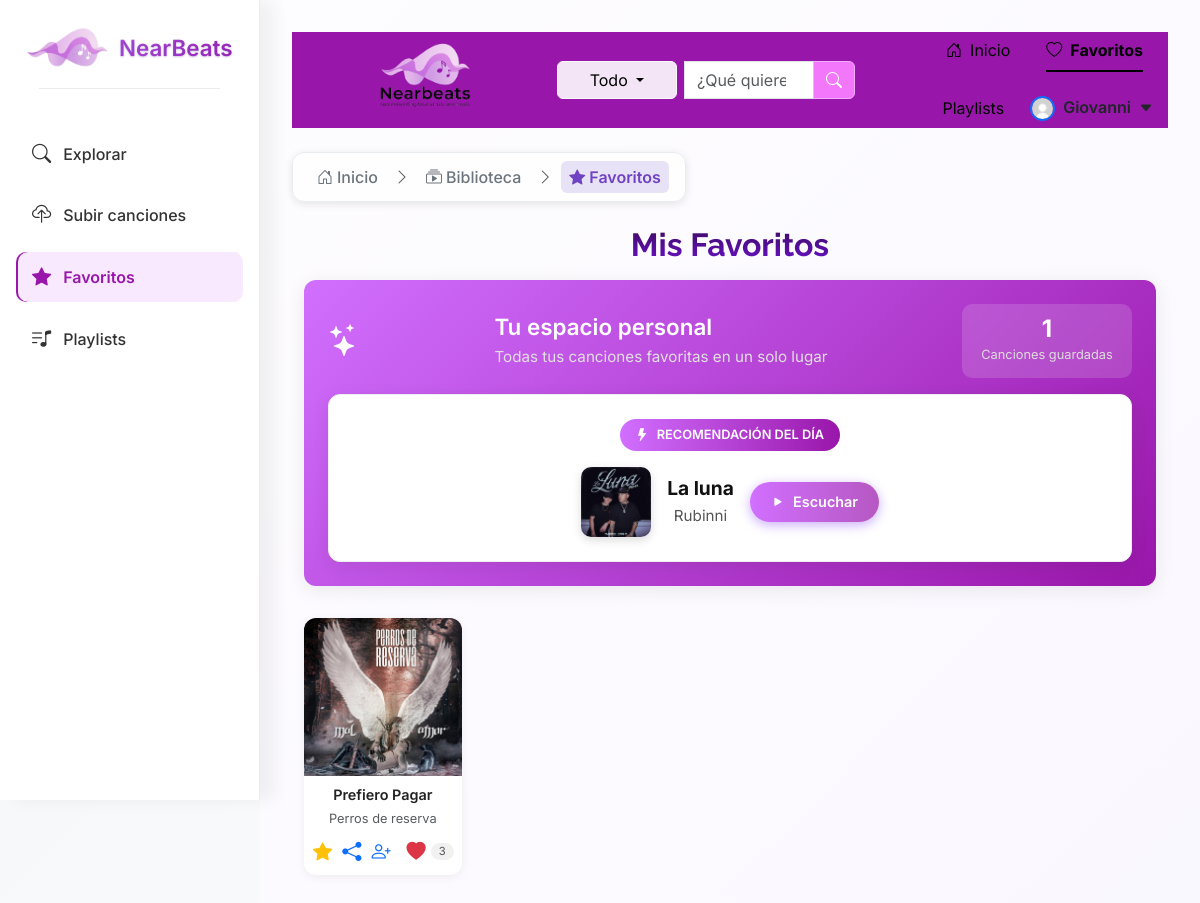
The app's page /favorites/ (signed in) with its own data.
### usuarios/models.py (models this page shows, shortened)
class Usuario(AbstractBaseUser, PermissionsMixin):
    ROLES = (
        ('Artista', 'Artista'),
        ('Oyente', 'Oyente'),
    )
    email = models.EmailField(unique=True)             # User's email (unique identifier)
    nombre = models.CharField(max_length=100)          # User's name
    rol = models.CharField(max_length=10, choices=ROLES)  # User role: Artista or Oyente
    is_active = models.BooleanField(default=True)      # Can the user log in?
    is_staff = models.BooleanField(default=False)      # Can access Django admin?
    objects = UsuarioManager()                         # Link to custom manager
    USERNAME_FIELD = 'email'                           # Use email as login identifier
    REQUIRED_FIELDS = ['nombre', 'rol']                # Fields required when creating a superuser

### library/models.py (models this page shows, shortened)
class Song(models.Model):
    title = models.CharField(max_length=300)
    artist_name = models.CharField(max_length=100)
    genre = models.CharField(max_length=50)
    lyrics = models.TextField(blank=True)
    audio_file = models.FileField(upload_to="songs/audio/")
    cover_image = models.ImageField(
        upload_to="songs/covers/",
        blank=True,
        null=True
    )
    mood = models.CharField(
    max_length=50,
    choices= [
    ("feliz", "Feliz"),
    ("triste", "Triste"),
    ("romantico", "Romántico"),
    ("melancolico", "Melancólico"),
    ("nostalgico", "Nostálgico"),
    ("solitario", "Solitario"),
    ("ruptura", "Ruptura"),
    ],
    blank=True
)
    created_at = models.DateTimeField(auto_now_add=True)
    copyright = models.CharField(max_length=255, blank=True, null=True)

### library/views.py (the view)
# urls.py: path("favorites/", libraryViews.see_favorites_list, name="favorites"),
@login_required
def see_favorites_list(request):  #see_favorites_list
    favorites = Favorite.objects.filter(user=request.user).select_related("song")
    songs = [fav.song for fav in favorites]
    for song in songs:
        song.likes_count = Like.objects.filter(song=song).count()
        song.is_liked = Like.objects.filter(song=song, user=request.user).exists()
        song.is_favorited = True
    all_songs = Song.objects.exclude(id__in=[song.id for song in songs])
    cache_key = f"recommended_song_user_{request.user.id}"
    recommended_song = cache.get(cache_key)
    if not recommended_song:
        if all_songs.exists():
            recommended_song = random.choice(all_songs)
            cache.set(cache_key, recommended_song, 24*60*60)
    return render(request, "favorites.html", {
        "songs": songs,
        "recommended_song": recommended_song
    })

### library/templates/favorites.html (shortened to what this page needs)
{% extends "base_library.html" %}
{% load static %}
{% block page_icon %}bi bi-star-fill{% endblock %}
{% block page_name %}Favoritos{% endblock %}
{% block content %}
<div class="container-fluid mt-4">
  <h1 class="favorites-title mb-3">
     Mis Favoritos
  </h1>
  <div class="favorites-header-section mb-4">
    <div class="favorites-banner">
      <div class="banner-content">
        <div class="banner-icon">
          <i class="bi bi-stars"></i>
        </div>
        <div class="banner-text">
          <h3>Tu espacio personal</h3>
          <p>Todas tus canciones favoritas en un solo lugar</p>
        </div>
        <div class="banner-stats">
          <div class="stat">
            <span class="number">{{ songs|length }}</span>
            <span class="label">Canciones guardadas</span>
          </div>
        </div>
      </div>
      {% if recommended_song %}
      <div class="recommendation-container">
        <div class="recommendation-content">
          <div class="recommendation-badge">
            <i class="bi bi-lightning-fill"></i>
            Recomendación del día
          </div>
          <div class="recommendation-song">
            <div class="song-cover-small">
              {% if recommended_song.cover_image %}
                <img src="{{ recommended_song.cover_image.url }}" alt="{{ recommended_song.title }}">
              {% else %}
                <img src="{% static 'images/sin_portada.png' %}" alt="Sin portada">
              {% endif %}
            </div>
            <div class="song-details">
              <div class="song-title">{{ recommended_song.title }}</div>
              <div class="song-artist">{{ recommended_song.artist_name }}</div>
            </div>
            <button class="btn-play-recommendation"
                    data-audio="{{ recommended_song.audio_file.url }}"
                    data-title="{{ recommended_song.title }}"
                    data-artist="{{ recommended_song.artist_name }}">
              <i class="bi bi-play-fill"></i>
              Escuchar
            </button>
          </div>
        </div>
      </div>
      {% endif %}
    </div>
  </div>
  <div class="row row-cols-2 row-cols-sm-3 row-cols-md-4 row-cols-lg-5 g-3">
    {% for song in songs %}
      <div class="col d-flex justify-content-center song-item" id="song-{{ song.id }}">
        <div class="song-card h-100 d-flex flex-column">
          <div class="song-cover">
            {% if song.cover_image %}
              <img src="{{ song.cover_image.url }}" alt="{{ song.title }}">
            {% else %}
              <img src="{% static 'images/sin_portada.png' %}" alt="Sin portada">
            {% endif %}
          </div>
          <div class="song-info text-center p-2">
            <div class="song-title fw-semibold text-truncate">{{ song.title }}</div>
            <div class="song-artist text-muted small text-truncate">{{ song.artist_name }}</div>
          </div>
          {% if user.is_authenticated %}
            <div class="d-flex justify-content-between align-items-center px-2 pb-2">
              <div class="d-flex gap-2">
                <button class="btn btn-link p-0 favorite-btn" data-song-id="{{ song.id }}">
                  <i class="bi bi-star{% if song.is_favorited %}-fill text-warning{% endif %}" style="font-size: 1.2rem;"></i>
                </button>
                <button class="btn btn-link p-0 share-btn" data-song-id="{{ song.id }}" onclick="share_song('{{ song.title }}')">
                  <i class="bi bi-share-fill" style="font-size: 1.2rem;"></i>
                </button>
                <button class="btn btn-link p-0 follow-btn" data-artist-id="{{ song.artist_name }}" onclick="follow_artist(this)">
                  <i class="bi bi-person-plus{% if song.is_followed %}-fill text-success{% endif %}" style="font-size: 1.2rem;"></i>
                </button>
              </div>
              <div class="d-flex align-items-center gap-1">
                <button class="btn btn-link p-0 like-btn" data-song-id="{{ song.id }}">
                  <i class="bi bi-heart{% if song.is_liked %}-fill text-danger{% endif %}" style="font-size: 1.2rem;"></i>
                </button>
                <span id="likes-count-{{ song.id }}"
                      class="px-2 py-0 rounded-pill"
                      style="font-size: 0.7rem; background-color: #f1f1f1; color: #555;">
                  {{ song.likes_count }}
                </span>
              </div>
            </div>
          {% endif %}
        </div>
      </div>
    {% endfor %}
  </div>
</div>
{% endblock %}

### main/templates/main/main_navbar.html (shortened to what this page needs)
{% load static %}
<nav class="main-navbar d-flex justify-content-between align-items-center" style="padding-left: 2px;">
    <a href="{% url 'home' %}" class="navbar-brand d-inline-flex align-items-center">
        <img src="{% static 'images/NearBeatsLogo.png' %}" alt="NearBeats Logo" style="max-height: 150px;">
    </a>
    {% if request.resolver_match.url_name != 'upload_songs' and request.resolver_match.url_name != 'login' and request.resolver_match.url_name != 'register' %}
    <form class="d-flex align-items-center w-50 form-search" method="GET" action="{% url 'buscar' %}">
    <div class="input-group position-relative">
            <div class="btn-group me-2">
                <button type="button" class="btn btn-light dropdown-toggle" data-bs-toggle="dropdown"
                    aria-expanded="false" id="dropdownFiltro" style="background-color: #f3e5f5; min-width: 120px;">
                    <span id="filtroSeleccionado">
                        {% if filterOption == "titulo" %}Título
                        {% elif filterOption == "artista" %}Artista
                        {% elif filterOption == "genero" %}Género
                        {% elif filterOption == "año_publicacion" %}Año de Publicación
                        {% elif filterOption == "emocion" %}Emoción
                        {% else %}Todo{% endif %}
                    </span>
                </button>
            </div>
            <input type="search" class="form-control" name="q" id="busqueda" placeholder="¿Qué quieres escuchar hoy?"
                value="{{ searchTerm }}" autocomplete="off">
            <button type="submit" class="btn btn-search" aria-label="Buscar">
                <i class="bi bi-search" aria-hidden="true"></i>
            </button>
        </div>
    </form>
    {% else %}
    <div class="w-40"></div>
    {% endif %}
     <ul class="nav justify-content-end nav-underline nav-underlinem align-items-center w-50">
    <li class="nav-item nav-itemm nav-itemmHome">
        <a class="nav-link nav-linkm {% if request.resolver_match.url_name == 'home' %}active{% endif %}"
            aria-current="page" href="{% url 'home' %}">
            <i class="bi bi-house-door me-2"></i>Inicio
        </a>
    </li>
        {% if user.is_authenticated %}
    <li class="nav-item nav-itemm">
        <a class="nav-link nav-linkm {% if request.resolver_match.url_name == 'favorites' %}active{% endif %}"
           href="{% url 'favorites' %}">
            <i class="bi bi-heart me-2"></i>Favoritos
        </a>
    </li>
    <li class="nav-item nav-itemm">
        <a class="nav-link nav-linkm {% if request.resolver_match.url_name == 'playlists' %}active{% endif %}"
           href="{% url 'playlists' %}">
            Playlists
        </a>
    </li>
<li class="nav-item dropdown">
    <a class="nav-link d-flex align-items-center profile-toggle text-dark" href="#" id="userDropdown"
        role="button" data-bs-toggle="dropdown" aria-expanded="false" style="text-decoration: none;">
        <img src="{% static 'images/default_profile.jpeg' %}" alt="Foto de perfil"
            class="rounded-circle border border-2 border-primary"
            style="width: 25px; height: 25px; object-fit: cover;">
        <div class="d-none d-md-flex flex-column align-items-start ms-2">
            <span class="fw-semibold" style="line-height: 1.2;">{{ user.nombre }}</span>
        </div>
        <i class="bi bi-caret-down-fill ms-2 small"></i>
    </a>
</li>
        {% endif %}
    </ul>
</nav>
{% if request.resolver_match.url_name != 'upload_songs' and request.resolver_match.url_name != 'login' and request.resolver_match.url_name != 'register' %}
{% if canciones %}
<div class="row mt-4 justify-content-center">
    {% if most_listened_artist != None %}
    <div class="col-auto d-flex flex-column align-items-center">
        <button type="button" class="btn btn_m_artist">Artista más
        escuchado de esta categoria</button>
        <div class="card mb-3" style="max-width: 540px;">
            <div class="row g-0">
                <div class="col-md-4">
                <img src="{{ artist_photo.url }}" class="img-fluid
                rounded-start" alt="Foto de perfil de artista">
                </div>
                <div class="col-md-8">
                    <div class="card-body">
                        <h5 class="card-title">{{most_listened_artist}}</h5>
                        <p class="card-text">Número de reproducciones: {{ cant_reproductions }}.</p>
                    </div>
                </div>
            </div>
        </div>
    </div>
    {% endif %}
    {% for song in canciones %}
    <div class="col-12 mb-4 d-flex justify-content-center">
        <div class="card shadow-sm w-75" style="min-height: 180px;">
            <div class="row g-0 align-items-center">
                <div class="col-auto">
                    {% if song.cover_image %}
                    <img src="{{ song.cover_image.url }}" alt="{{ song.title }}"
                        style="width: 180px; height: 120px; object-fit: cover; margin: 10px; border-radius: 10px;">
                    {% else %}
                    <img src="{% static 'images/sin_portada.png' %}" alt="Sin imagen"
                        style="width: 180px; height: 120px; object-fit: cover; margin: 10px; border-radius: 10px;">
                    {% endif %}
                </div>
                <div class="col ps-3">
                    <div class="card-body">
                        <h5 class="card-title mb-2">{{ song.title }}</h5>
                        <p class="card-text text-muted mb-2">{{ song.artist_name }}</p>
                        {% if song.audio_file %}
                        <audio controls controlslist="nodownload" oncontextmenu="return false;" style="width: 100%;">
                            <source src="{{ song.audio_file.url }}" type="audio/mpeg">
                            Tu navegador no soporta audio.
                        </audio>
                        {% else %}
                        <small class="text-muted">Audio no disponible</small>
                        {% endif %}
                    </div>
                </div>
            </div>
        </div>
    </div>
    {% endfor %}
</div>
{% else %}
<br>
{% endif %}
{% endif %}

### records on screen
Usuario: nombre "Giovanni"
Song: cover_image (picture), title "La luna", artist_name "Rubinni"
Song: cover_image (picture), title "Prefiero Pagar", artist_name "Perros de reserva", likes_count "3"

### other values on screen
{{ songs|length }} "1"
